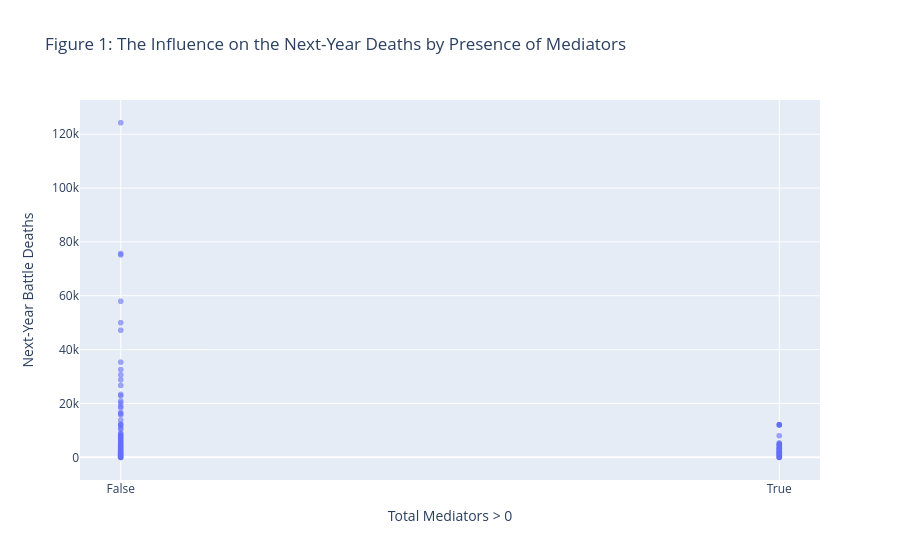

Write notebook code for a chart like this one.
### Markdown cell above
### Figure 1: The Influence on the Next-Year Deaths by Presence of Mediators

### Code cell
import plotly.express as px

Merged_Data["Has_Mediators"] = (Merged_Data["Total Mediators"] > 0).astype(str)

fig = px.scatter(
    Merged_Data,
    x="Has_Mediators",
    y="Deaths in the Next Year",
    opacity=0.6,
    labels={
        "Has_Mediators": "Total Mediators > 0",
        "Deaths in the Next Year": "Next-Year Battle Deaths",
    },
    title="Figure 1: The Influence on the Next-Year Deaths by Presence of Mediators",
)

fig.show()

### Figure 1 — Plotly figure (JSON) as saved in the notebook; plotly's stock layout.template omitted (floating-point values rounded to 4 significant figures; data arrays with more than 128 entries replaced by an {"elided": "..."} marker saying what was removed)
{"data": [{"hovertemplate": "Total Mediators > 0=%{x}<br>Next-Year Battle Deaths=%{y}<extra></extra>", "legendgroup": "", "marker": {"color": "#636efa", "opacity": 0.6, "symbol": "circle"}, "mode": "markers", "name": "", "showlegend": false, "type": "scattergl", "x": {"elided": "4088 str values"}, "xaxis": "x", "y": {"elided": "4088 float values"}, "yaxis": "y"}], "layout": {"legend": {"tracegroupgap": 0}, "title": {"text": "Figure 1: The Influence on the Next-Year Deaths by Presence of Mediators"}, "xaxis": {"anchor": "y", "domain": [0, 1], "title": {"text": "Total Mediators > 0"}}, "yaxis": {"anchor": "x", "domain": [0, 1], "title": {"text": "Next-Year Battle Deaths"}}}}
